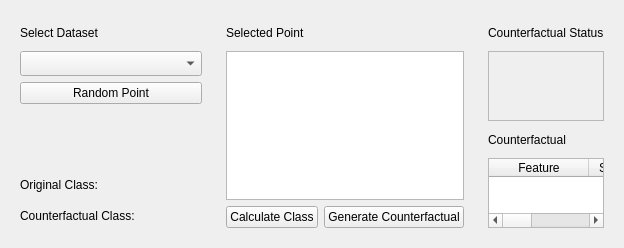
<?xml version="1.0" encoding="UTF-8"?>
<ui version="4.0">
 <class>CounterfactualInterfaceStatic</class>
 <widget class="QWidget" name="CounterfactualInterfaceStatic">
  <property name="geometry">
   <rect>
    <x>0</x>
    <y>0</y>
    <width>586</width>
    <height>246</height>
   </rect>
  </property>
  <property name="windowTitle">
   <string>Form</string>
  </property>
  <layout class="QHBoxLayout" name="horizontalLayout">
   <item>
    <widget class="QWidget" name="widgetContainerDataset" native="true">
     <property name="sizePolicy">
      <sizepolicy hsizetype="Preferred" vsizetype="Preferred">
       <horstretch>0</horstretch>
       <verstretch>0</verstretch>
      </sizepolicy>
     </property>
     <property name="minimumSize">
      <size>
       <width>200</width>
       <height>0</height>
      </size>
     </property>
     <property name="styleSheet">
      <string notr="true">QWidget [objectName*=&quot;widgetContainerDataset&quot;]{
	background-color: rgb(255, 255, 255);

}</string>
     </property>
     <layout class="QVBoxLayout" name="verticalLayout">
      <property name="leftMargin">
       <number>9</number>
      </property>
      <item>
       <widget class="QLabel" name="labelSelectDataset">
        <property name="minimumSize">
         <size>
          <width>0</width>
          <height>25</height>
         </size>
        </property>
        <property name="maximumSize">
         <size>
          <width>16777215</width>
          <height>25</height>
         </size>
        </property>
        <property name="text">
         <string>Select Dataset</string>
        </property>
       </widget>
      </item>
      <item>
       <widget class="QComboBox" name="comboBoxSelectDataset">
        <property name="minimumSize">
         <size>
          <width>0</width>
          <height>25</height>
         </size>
        </property>
       </widget>
      </item>
      <item>
       <widget class="QPushButton" name="pushButtonRandomPoint">
        <property name="text">
         <string>Random Point</string>
        </property>
       </widget>
      </item>
      <item>
       <spacer name="verticalSpacer">
        <property name="orientation">
         <enum>Qt::Vertical</enum>
        </property>
        <property name="sizeHint" stdset="0">
         <size>
          <width>20</width>
          <height>40</height>
         </size>
        </property>
       </spacer>
      </item>
      <item>
       <widget class="QLabel" name="labelOriginalClass">
        <property name="minimumSize">
         <size>
          <width>0</width>
          <height>25</height>
         </size>
        </property>
        <property name="text">
         <string>Original Class:</string>
        </property>
       </widget>
      </item>
      <item>
       <widget class="QLabel" name="labelCounterfactualClass">
        <property name="minimumSize">
         <size>
          <width>0</width>
          <height>25</height>
         </size>
        </property>
        <property name="text">
         <string>Counterfactual Class:</string>
        </property>
       </widget>
      </item>
     </layout>
    </widget>
   </item>
   <item>
    <widget class="QWidget" name="widgetContainerSelectedPoint" native="true">
     <property name="sizePolicy">
      <sizepolicy hsizetype="Preferred" vsizetype="Preferred">
       <horstretch>0</horstretch>
       <verstretch>0</verstretch>
      </sizepolicy>
     </property>
     <property name="styleSheet">
      <string notr="true">QWidget [objectName*=&quot;widgetContainerSelectedPoint&quot;]{
	background-color: rgb(255, 255, 255);

}</string>
     </property>
     <layout class="QVBoxLayout" name="verticalLayout_2">
      <property name="leftMargin">
       <number>9</number>
      </property>
      <item>
       <widget class="QWidget" name="widgetContainerLabels" native="true">
        <layout class="QHBoxLayout" name="horizontalLayout_3">
         <property name="leftMargin">
          <number>0</number>
         </property>
         <property name="topMargin">
          <number>0</number>
         </property>
         <property name="rightMargin">
          <number>0</number>
         </property>
         <property name="bottomMargin">
          <number>0</number>
         </property>
         <item>
          <widget class="QLabel" name="labelSelectedPoint">
           <property name="minimumSize">
            <size>
             <width>0</width>
             <height>25</height>
            </size>
           </property>
           <property name="maximumSize">
            <size>
             <width>16777215</width>
             <height>25</height>
            </size>
           </property>
           <property name="text">
            <string>Selected Point</string>
           </property>
          </widget>
         </item>
        </layout>
       </widget>
      </item>
      <item>
       <widget class="QListWidget" name="listWidgetSelectedPoint"/>
      </item>
      <item>
       <widget class="QWidget" name="widgetContainerButtons" native="true">
        <layout class="QHBoxLayout" name="horizontalLayout_2">
         <property name="leftMargin">
          <number>0</number>
         </property>
         <property name="topMargin">
          <number>0</number>
         </property>
         <property name="rightMargin">
          <number>0</number>
         </property>
         <property name="bottomMargin">
          <number>0</number>
         </property>
         <item>
          <widget class="QPushButton" name="pushButtonCalculateClass">
           <property name="text">
            <string>Calculate Class</string>
           </property>
          </widget>
         </item>
         <item>
          <widget class="QPushButton" name="pushButtonGenerateCounterfactual">
           <property name="text">
            <string>Generate Counterfactual</string>
           </property>
          </widget>
         </item>
        </layout>
       </widget>
      </item>
     </layout>
    </widget>
   </item>
   <item>
    <widget class="QWidget" name="widgetContainerCounterfactual" native="true">
     <property name="sizePolicy">
      <sizepolicy hsizetype="Preferred" vsizetype="Preferred">
       <horstretch>0</horstretch>
       <verstretch>0</verstretch>
      </sizepolicy>
     </property>
     <property name="styleSheet">
      <string notr="true">QWidget [objectName*=&quot;widgetContainerCounterfactual&quot;]{
	background-color: rgb(255, 255, 255);

}</string>
     </property>
     <layout class="QVBoxLayout" name="verticalLayout_3">
      <property name="leftMargin">
       <number>9</number>
      </property>
      <item>
       <widget class="QLabel" name="labelCounterfactualStatus">
        <property name="minimumSize">
         <size>
          <width>0</width>
          <height>25</height>
         </size>
        </property>
        <property name="maximumSize">
         <size>
          <width>16777215</width>
          <height>25</height>
         </size>
        </property>
        <property name="text">
         <string>Counterfactual Status</string>
        </property>
       </widget>
      </item>
      <item>
       <widget class="QPlainTextEdit" name="plainTextEditCounterfactualStatus">
        <property name="enabled">
         <bool>false</bool>
        </property>
        <property name="maximumSize">
         <size>
          <width>16777215</width>
          <height>150</height>
         </size>
        </property>
       </widget>
      </item>
      <item>
       <widget class="QLabel" name="labelCounterfactualComparison">
        <property name="minimumSize">
         <size>
          <width>0</width>
          <height>25</height>
         </size>
        </property>
        <property name="maximumSize">
         <size>
          <width>16777215</width>
          <height>25</height>
         </size>
        </property>
        <property name="text">
         <string>Counterfactual</string>
        </property>
       </widget>
      </item>
      <item>
       <widget class="QTableWidget" name="tableWidgetCounterfactualComparison">
        <attribute name="horizontalHeaderCascadingSectionResizes">
         <bool>false</bool>
        </attribute>
        <attribute name="horizontalHeaderMinimumSectionSize">
         <number>39</number>
        </attribute>
        <attribute name="verticalHeaderVisible">
         <bool>false</bool>
        </attribute>
        <column>
         <property name="text">
          <string>Feature</string>
         </property>
        </column>
        <column>
         <property name="text">
          <string>Selected Value</string>
         </property>
        </column>
        <column>
         <property name="text">
          <string>Counterfactual Value</string>
         </property>
        </column>
       </widget>
      </item>
     </layout>
    </widget>
   </item>
  </layout>
 </widget>
 <resources/>
 <connections/>
</ui>
